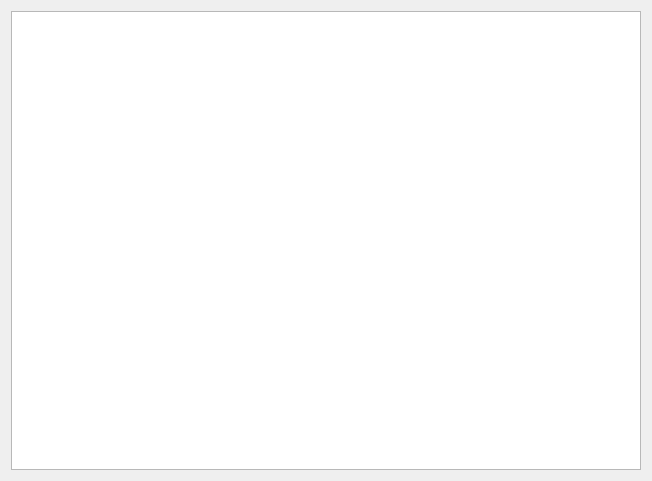
<?xml version="1.0" encoding="UTF-8"?>
<ui version="4.0">
 <class>JobTableWidget</class>
 <widget class="QWidget" name="JobTableWidget">
  <property name="geometry">
   <rect>
    <x>0</x>
    <y>0</y>
    <width>652</width>
    <height>481</height>
   </rect>
  </property>
  <property name="windowTitle">
   <string>Form</string>
  </property>
  <layout class="QVBoxLayout" name="verticalLayout_3">
   <item>
    <layout class="QVBoxLayout" name="verticalLayout_4">
     <item>
      <widget class="cumulus::JobView" name="table">
       <property name="sizePolicy">
        <sizepolicy hsizetype="Expanding" vsizetype="Expanding">
         <horstretch>0</horstretch>
         <verstretch>0</verstretch>
        </sizepolicy>
       </property>
       <property name="contextMenuPolicy">
        <enum>Qt::DefaultContextMenu</enum>
       </property>
       <property name="alternatingRowColors">
        <bool>true</bool>
       </property>
       <property name="selectionMode">
        <enum>QAbstractItemView::SingleSelection</enum>
       </property>
       <property name="selectionBehavior">
        <enum>QAbstractItemView::SelectRows</enum>
       </property>
       <property name="sortingEnabled">
        <bool>true</bool>
       </property>
       <attribute name="horizontalHeaderCascadingSectionResizes">
        <bool>true</bool>
       </attribute>
       <attribute name="horizontalHeaderStretchLastSection">
        <bool>true</bool>
       </attribute>
       <attribute name="verticalHeaderCascadingSectionResizes">
        <bool>true</bool>
       </attribute>
      </widget>
     </item>
     <item>
      <layout class="QHBoxLayout" name="horizontalLayout"/>
     </item>
    </layout>
   </item>
  </layout>
 </widget>
 <customwidgets>
  <customwidget>
   <class>cumulus::JobView</class>
   <extends>QTableView</extends>
   <header>jobview.h</header>
  </customwidget>
 </customwidgets>
 <tabstops>
  <tabstop>table</tabstop>
 </tabstops>
 <resources/>
 <connections/>
</ui>
